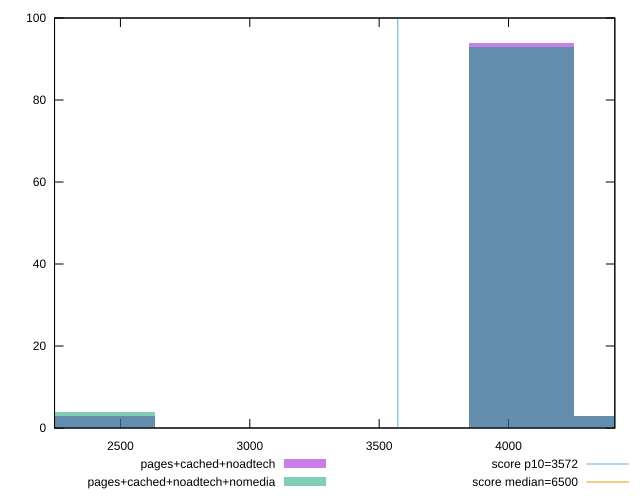

Generate this figure with gnuplot:
reset

$pagesCachedNoadtech <<EOF
4051.112449758337 94
2430.6674698550023 3
4456.223694734171 3
EOF

$pagesCachedNoadtechNomedia <<EOF
4051.112449758337 93
2430.6674698550023 4
4456.223694734171 3
EOF

set key outside below
set boxwidth 405.1112449758337
set xrange [2245.366:4410.812]
set yrange [0:100]
set trange [0:100]
set style fill transparent solid 0.5 noborder

set parametric
set terminal svg size 640, 500 enhanced background rgb 'white'
set output "report_00021_2021-02-20T09:16:39.615Z/first-cpu-idle/comparison/histogram/2_vs_3.svg"

plot $pagesCachedNoadtech title "pages+cached+noadtech" with boxes, \
     $pagesCachedNoadtechNomedia title "pages+cached+noadtech+nomedia" with boxes, \
     3572,t title "score p10=3572", \
     6500,t title "score median=6500"

reset
